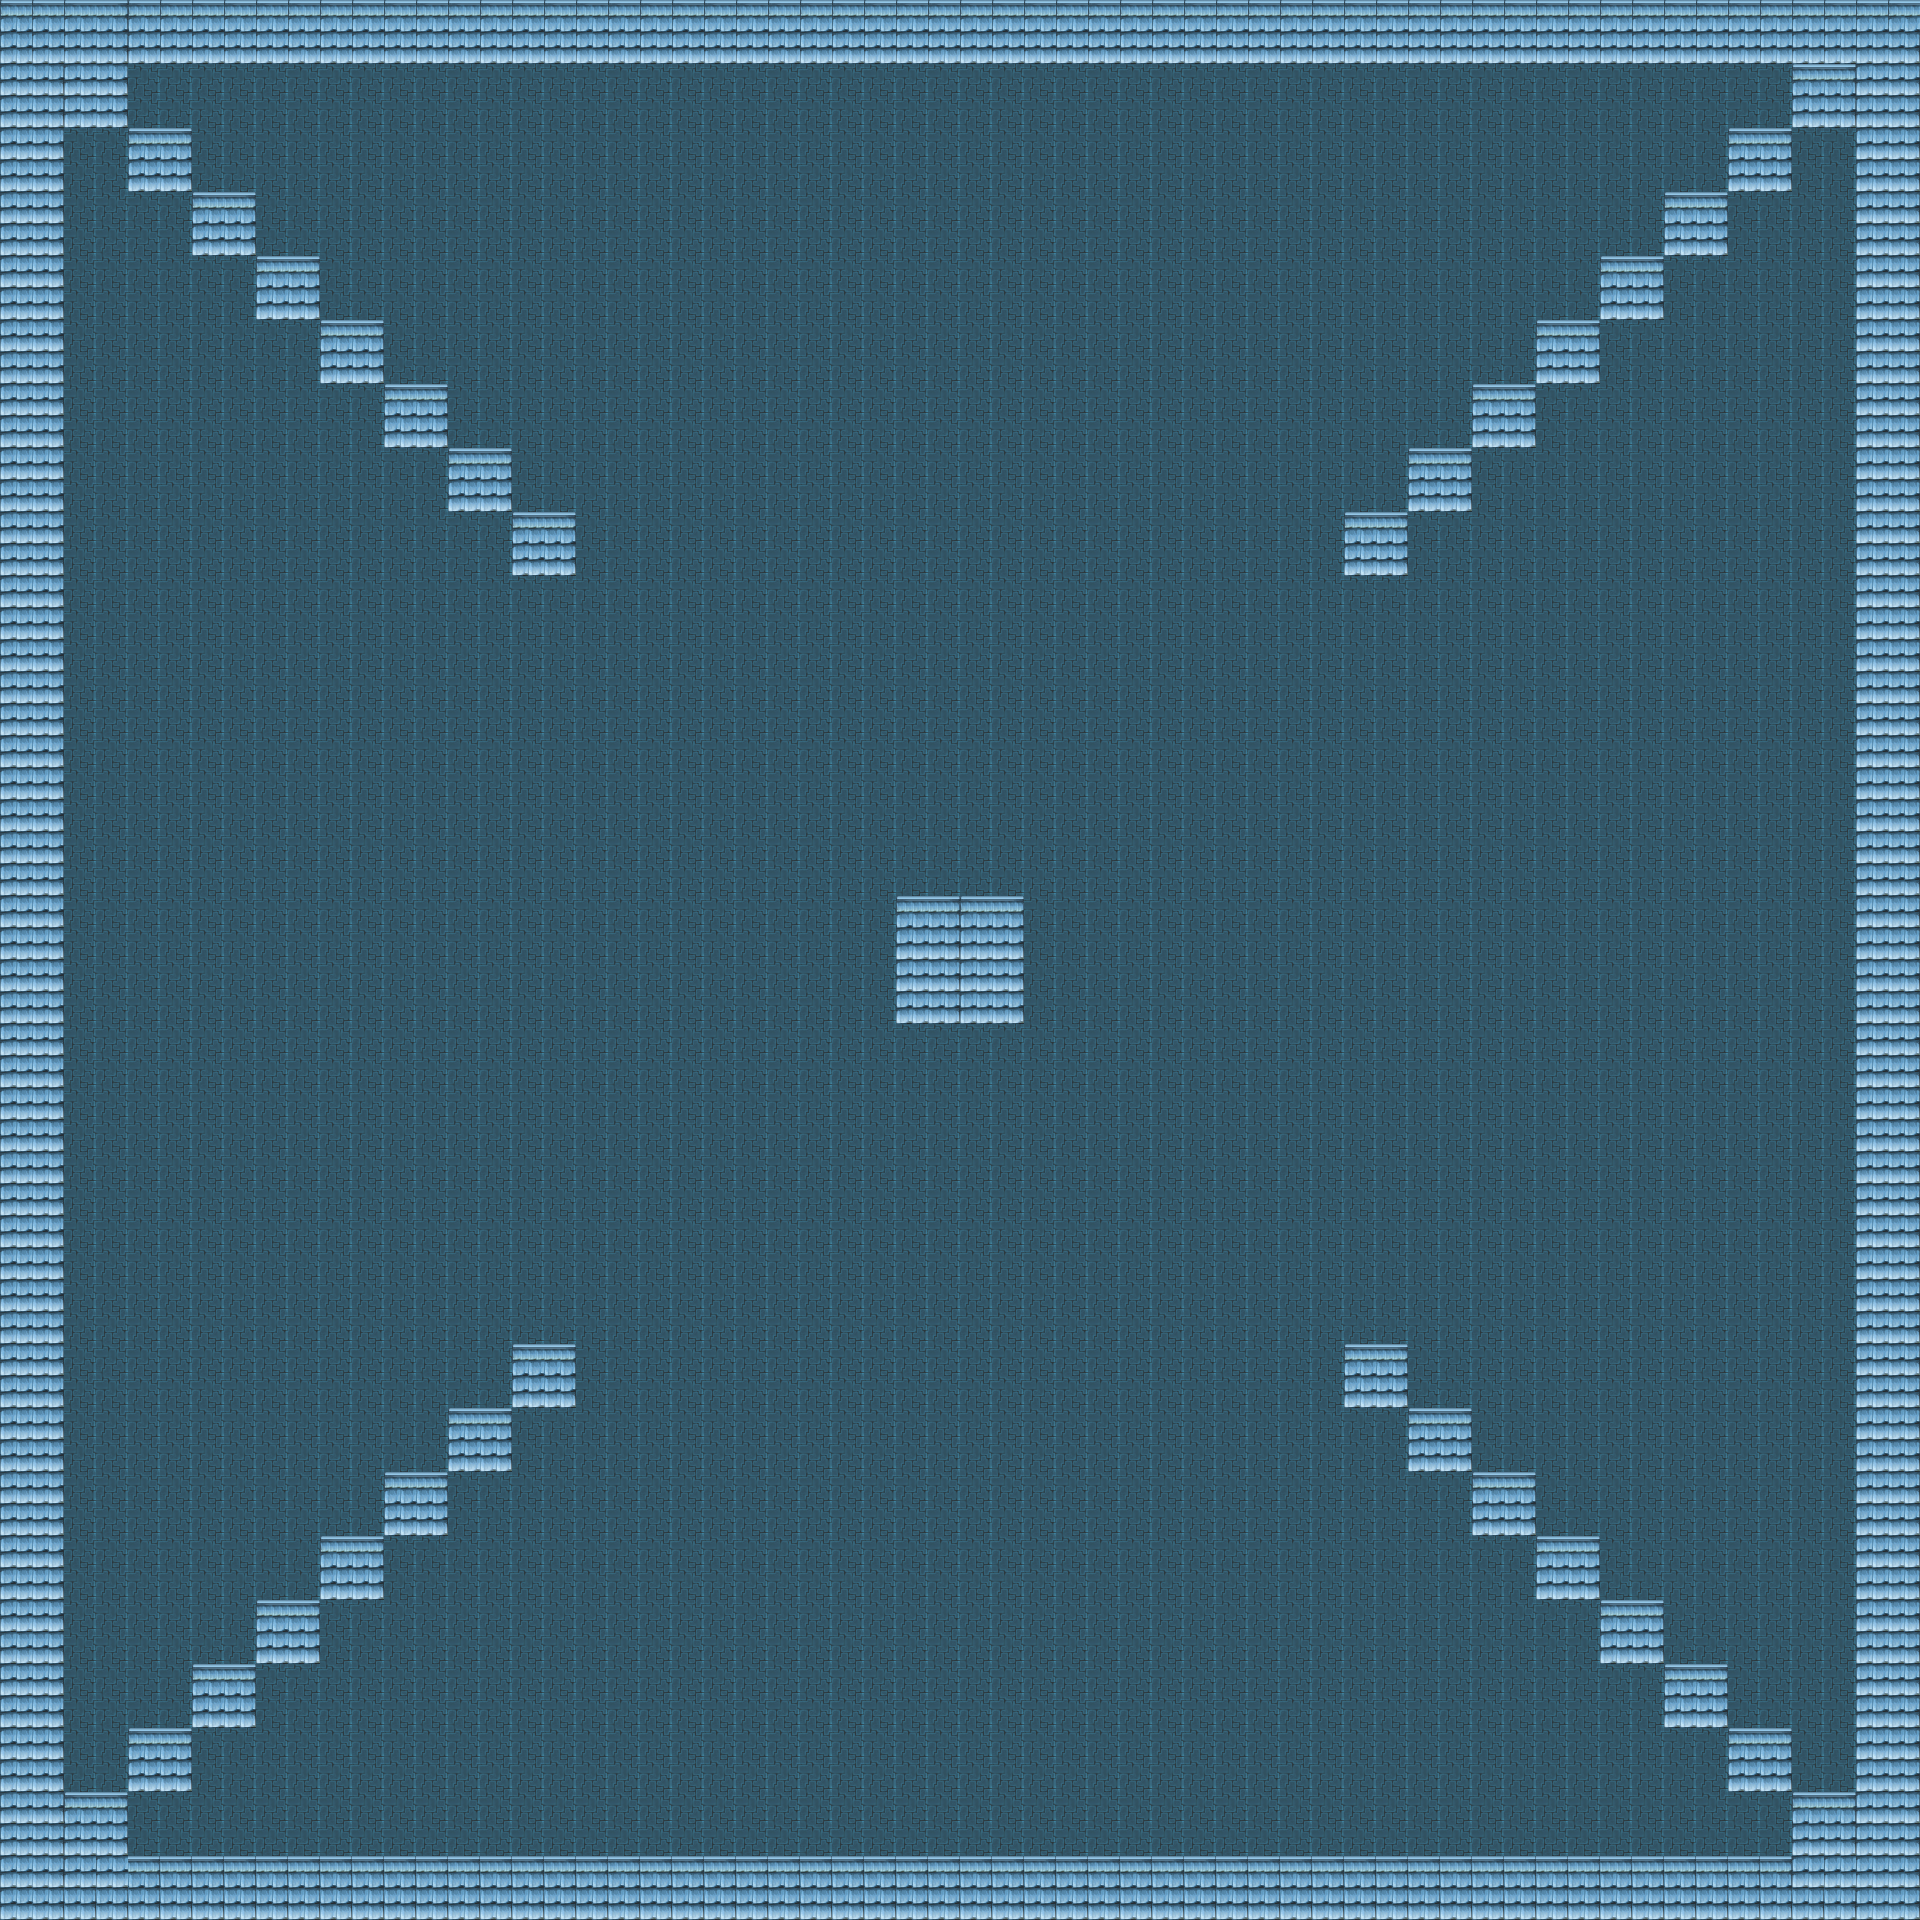

This is a level from a 2D game, rendered from its Tiled map with the project's own tilesets. A one-line summary and the map file follow, with tile-layer data summarised:
An orthogonal 60x60 tile map with 32x32 px tiles, 2 tile layers (background, walkable), 2 tilesets.

<map version="1.2" tiledversion="1.2.4" orientation="orthogonal" renderorder="right-down" width="60" height="60" tilewidth="32" tileheight="32" infinite="0" nextlayerid="8" nextobjectid="2">
 <tileset firstgid="1" source="walls.tsx" />
 <tileset firstgid="129" source="ground.tsx" />
 <layer id="1" name="background" width="60" height="60">
  <data>[3600 cells, 3600 non-empty, 5 distinct tile ids]</data>
 </layer>
 <layer id="7" name="walkable" width="60" height="60">
  <data>[3600 cells, 6 non-empty, 2 distinct tile ids]</data>
 </layer>
</map>
